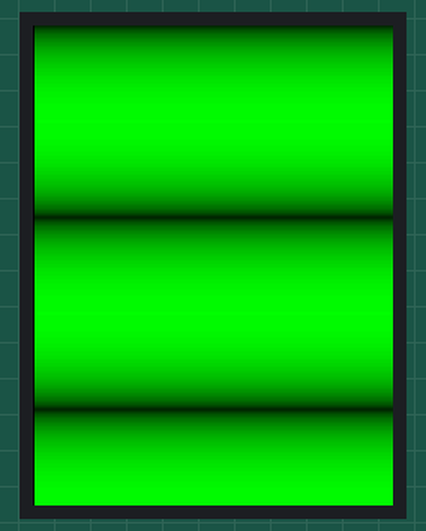
The sketch below on a simulated Arduino Uno, built with avr-gcc and run on an emulated ATmega328P. On the bench: 240×320 colour display. What the sketch prints to the serial monitor is not drawn.

Above: at 0.4 s.

Measured:
- what the display in image 0 shows lasts 1.0 s, from 0.4 s to 1.4 s

The sketch:

design4.ino
```cpp
// IMPORTANT: Adafruit_TFTLCD LIBRARY MUST BE SPECIFICALLY
// CONFIGURED FOR EITHER THE TFT SHIELD OR THE BREAKOUT BOARD.
// SEE RELEVANT COMMENTS IN Adafruit_TFTLCD.h FOR SETUP.
//by Open-Smart Team and Catalex Team
//catalex_inc@163.com
//Store:   http://dx.com
//           https://open-smart.aliexpress.com/store/1199788
//Demo Function: Display graphics, characters
//Arduino IDE: 1.6.5
// Board: Arduino UNO R3, Arduino Mega2560,Arduino Leonardo

// Board:OPEN-SMART UNO R3 5V / 3.3V, Arduino UNO R3, Arduino Mega2560
//3.2INCH TFT:
// https://www.aliexpress.com/store/product/3-2-TFT-LCD-Display-module-Touch-Screen-Shield-board-onboard-temperature-sensor-w-Touch-Pen/1199788_32755473754.html?spm=2114.12010615.0.0.bXDdc3
//OPEN-SMART UNO R3 5V / 3.3V:
// https://www.aliexpress.com/store/product/OPEN-SMART-5V-3-3V-Compatible-UNO-R3-CH340G-ATMEGA328P-Development-Board-with-USB-Cable-for/1199788_32758607490.html?spm=2114.12010615.0.0.ckMTaN


#include <Adafruit_GFX.h>    // Core graphics library
//#include <Adafruit_TFTLCD.h> // Hardware-specific library
#include <MCUFRIEND_kbv.h>
MCUFRIEND_kbv tft;

//***********************************************//
// If you use OPEN-SMART TFT breakout board                 //
// Reconmmend you to add 5V-3.3V level converting circuit.
// Of course you can use OPEN-SMART UNO Black version with 5V/3.3V power switch,
// you just need switch to 3.3V.
// The control pins for the LCD can be assigned to any digital or
// analog pins...but we'll use the analog pins as this allows us to
//----------------------------------------|
// TFT Breakout  -- Arduino UNO / Mega2560 / OPEN-SMART UNO Black
// GND              -- GND
// 3V3               -- 3.3V
// CS                 -- A3
// RS                 -- A2
// WR                -- A1
// RD                 -- A0
// RST                -- RESET
// LED                -- GND
// DB0                -- 8
// DB1                -- 9
// DB2                -- 10
// DB3                -- 11
// DB4                -- 4
// DB5                -- 13
// DB6                -- 6
// DB7                -- 7

// Assign human-readable names to some common 16-bit color values:
#define	BLACK   0x0000
#define	BLUE    0x001F
#define	RED     0xF800
#define	GREEN   0x07E0
#define CYAN    0x07FF
#define MAGENTA 0xF81F
#define YELLOW  0xFFE0
#define WHITE   0xFFFF

//Adafruit_TFTLCD tft(LCD_CS, LCD_CD, LCD_WR, LCD_RD, LCD_RESET);
// If using the shield, all control and data lines are fixed, and
// a simpler declaration can optionally be used:
// Adafruit_TFTLCD tft;

void setup(void) {
  Serial.begin(9600);
  Serial.println("Running design4 program.");
  tft.begin(0X9327);//to enable ILI9327 driver code
}

void loop(void) {
  int j, x;
  int y;
  int w = tft.width();
  tft.fillScreen(BLACK);
  for(j=0;j<3;j++) {
    for(x=0;x<64;x++) {
       y = sqrt(4096 - pow(x, 2)) - 1;
       tft.drawLine(1,63-x+(j*128),w,63-x+(j*128),y<<5);
    }
    for(x=0;x<64;x++) {
       y = sqrt(4096 - pow(x, 2)) - 1;
       tft.drawLine(1,64+x+(j*128),w,64+x+(j*128),y<<5);
    }
  }
  delay(1000);
}
```
